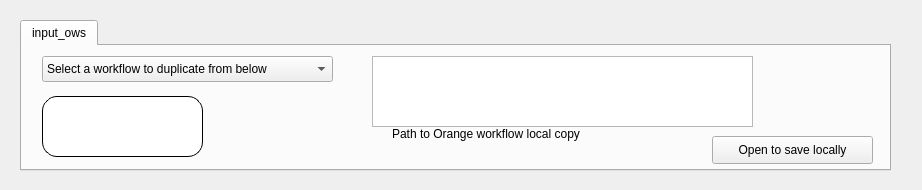
<?xml version="1.0" encoding="UTF-8"?>
<ui version="4.0">
 <class>Form</class>
 <widget class="QWidget" name="Form">
  <property name="geometry">
   <rect>
    <x>0</x>
    <y>0</y>
    <width>922</width>
    <height>190</height>
   </rect>
  </property>
  <property name="windowTitle">
   <string>Form</string>
  </property>
  <widget class="QLabel" name="BandeauImageHKH">
   <property name="geometry">
    <rect>
     <x>0</x>
     <y>0</y>
     <width>881</width>
     <height>21</height>
    </rect>
   </property>
   <property name="text">
    <string/>
   </property>
   <property name="pixmap">
    <pixmap>../../../../../../../../../../../.designer/img/bandeau_pour_orange_18px.png</pixmap>
   </property>
  </widget>
  <widget class="QLabel" name="label_2">
   <property name="geometry">
    <rect>
     <x>30</x>
     <y>210</y>
     <width>55</width>
     <height>16</height>
    </rect>
   </property>
   <property name="text">
    <string/>
   </property>
  </widget>
  <widget class="QTabWidget" name="tabWidget">
   <property name="geometry">
    <rect>
     <x>20</x>
     <y>20</y>
     <width>871</width>
     <height>151</height>
    </rect>
   </property>
   <property name="currentIndex">
    <number>0</number>
   </property>
   <property name="tabBarAutoHide">
    <bool>false</bool>
   </property>
   <widget class="QWidget" name="tab">
    <attribute name="title">
     <string>input_ows</string>
    </attribute>
    <widget class="QPushButton" name="save">
     <property name="geometry">
      <rect>
       <x>690</x>
       <y>90</y>
       <width>161</width>
       <height>28</height>
      </rect>
     </property>
     <property name="text">
      <string>Open to save locally</string>
     </property>
    </widget>
    <widget class="QLabel" name="label">
     <property name="geometry">
      <rect>
       <x>370</x>
       <y>80</y>
       <width>201</width>
       <height>16</height>
      </rect>
     </property>
     <property name="text">
      <string>Path to Orange workflow local copy</string>
     </property>
    </widget>
    <widget class="QPushButton" name="pushButton_show_hkh_website">
     <property name="geometry">
      <rect>
       <x>20</x>
       <y>50</y>
       <width>161</width>
       <height>61</height>
      </rect>
     </property>
     <property name="styleSheet">
      <string notr="true">background-color: white;
color: black;
border-style: outset;
border-width: 1px;
border-color: black;
border-radius: 15px;</string>
     </property>
     <property name="text">
      <string/>
     </property>
    </widget>
    <widget class="QComboBox" name="comboBox">
     <property name="geometry">
      <rect>
       <x>20</x>
       <y>10</y>
       <width>291</width>
       <height>26</height>
      </rect>
     </property>
     <item>
      <property name="text">
       <string>Select a workflow to duplicate from below</string>
      </property>
     </item>
    </widget>
    <widget class="QTextEdit" name="descriptionTextEdit">
     <property name="geometry">
      <rect>
       <x>350</x>
       <y>10</y>
       <width>381</width>
       <height>71</height>
      </rect>
     </property>
    </widget>
   </widget>
  </widget>
  <widget class="QPushButton" name="button_link">
   <property name="geometry">
    <rect>
     <x>0</x>
     <y>0</y>
     <width>881</width>
     <height>21</height>
    </rect>
   </property>
   <property name="cursor">
    <cursorShape>PointingHandCursor</cursorShape>
   </property>
   <property name="focusPolicy">
    <enum>Qt::NoFocus</enum>
   </property>
   <property name="text">
    <string/>
   </property>
   <property name="icon">
    <iconset>
     <normaloff>../img/bandeau_pour_orange_18px.png</normaloff>
     <normalon>../img/bandeau_pour_orange_18px.png</normalon>
     <disabledoff>../img/bandeau_pour_orange_18px.png</disabledoff>
     <disabledon>../img/bandeau_pour_orange_18px.png</disabledon>
     <activeoff>../img/bandeau_pour_orange_18px.png</activeoff>
     <activeon>../img/bandeau_pour_orange_18px.png</activeon>
     <selectedoff>../img/bandeau_pour_orange_18px.png</selectedoff>
     <selectedon>../img/bandeau_pour_orange_18px.png</selectedon>../img/bandeau_pour_orange_18px.png</iconset>
   </property>
   <property name="default">
    <bool>false</bool>
   </property>
   <property name="flat">
    <bool>true</bool>
   </property>
  </widget>
 </widget>
 <resources/>
 <connections/>
</ui>
